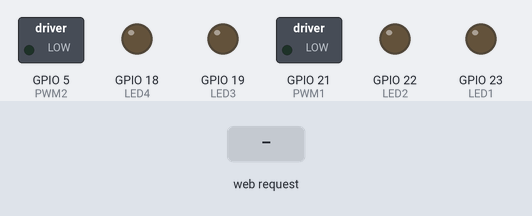
The sketch below on a simulated ESP32. Parts: switched loads named in the sketch (green lamp = pin HIGH), output pins drawn as LEDs (lit = HIGH). Inputs (shaded band) come from the test bench. WiFi joins after 1.5 s; servers stay silent unless stated; what the sketch prints to the serial monitor is not drawn.

Above: at 2.7 s.
2.8 s: HTTP request GET /23H received
At 3.4 s:
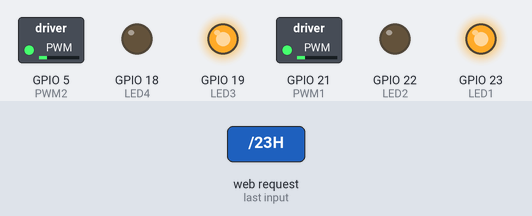
5.3 s: HTTP request GET /23L received
At 6.1 s:
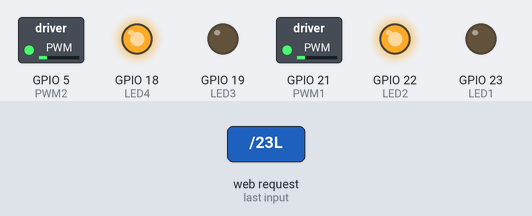
7.8 s: HTTP request GET /22H received
At 8.4 s:
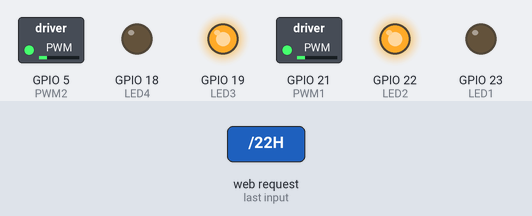
10.3 s: HTTP request GET /22L received
At 11.1 s:
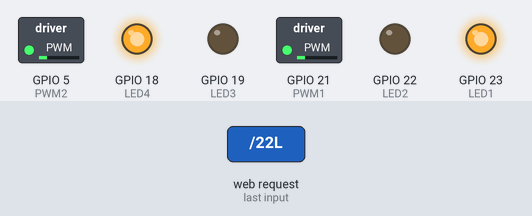
Timing chart, 0 to 13.3 s (numbered marks = the images above; inputs shaded):
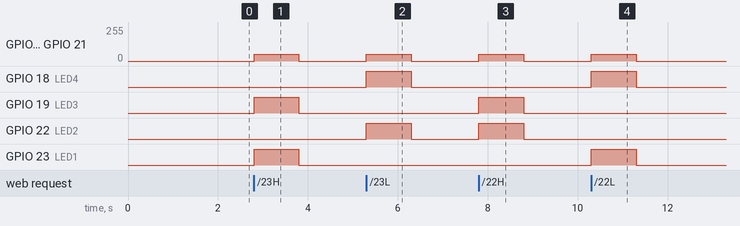

The sketch:

ong-wifi.ino
```cpp
#include <analogWrite.h>
#include <WiFi.h>

const char* ssid     = "kkkkk";
const char* password = "uginokok16";

WiFiServer server(80);
#define LED1 23
#define LED2 22
#define PWM1 21
#define LED3 19
#define LED4 18
#define PWM2 5


void setup() {
  Serial.begin(9600);
  Serial.println();
  Serial.println();
  Serial.print("Connecting to ");
  Serial.println(ssid);

  WiFi.begin(ssid, password);

  while (WiFi.status() != WL_CONNECTED) {
    delay(500);
    Serial.print(".");
  }

  Serial.println("");
  Serial.println("WiFi connected.");
  Serial.println("IP address: ");
  Serial.println(WiFi.localIP());

  server.begin();
  pinMode(LED1, OUTPUT);
  pinMode(LED2, OUTPUT);
  pinMode(PWM1, OUTPUT);
  pinMode(LED3, OUTPUT);
  pinMode(LED4, OUTPUT);
  pinMode(PWM2, OUTPUT);
  digitalWrite(LED1, LOW);
  digitalWrite(LED2, LOW);
  digitalWrite(PWM1, LOW);
  digitalWrite(LED3, LOW);
  digitalWrite(LED4, LOW);
  digitalWrite(PWM2, LOW);
}

void loop() {
  WiFiClient client = server.available();
  if (client) {                             // if you get a client,
    Serial.println("New Client.");           // print a message out the serial port
    String currentLine = "";                // make a String to hold incoming data from the client
    while (client.connected()) {            // loop while the client's connected
      if (client.available()) {             // if there's bytes to read from the client,
        char c = client.read();             // read a byte, then
        Serial.write(c);                    // print it out the serial monitor
        if (c == '\n') {                    // if the byte is a newline character
          // if the current line is blank, you got two newline characters in a row.
          // that's the end of the client HTTP request, so send a response:
          if (currentLine.length() == 0) {
            // HTTP headers always start with a response code (e.g. HTTP/1.1 200 OK)
            // and a content-type so the client knows what's coming, then a blank line:
            client.println("HTTP/1.1 200 OK");
            client.println("Content-type:text/html");
            client.println();

            // the content of the HTTP response follows the header:
            client.print("Click <a href=\"/23H\">here</a> forward. <br>");
            client.print("Click <a href=\"/23L\">here</a> backward.<br>");
            client.print("<br>");

            client.print("Click <a href=\"/22H\">here</a> left. <br>");
            client.print("Click <a href=\"/22L\">here</a> right.<br>");
            client.print("<br>");

            client.print("Click <a href=\"/21H\">here</a> to turn the LED on pin 21 on.<br>");
            client.print("Click <a href=\"/21L\">here</a> to turn the LED on pin 21 off.<br>");
            client.print("<br>");

            client.print("Click <a href=\"/19H\">here</a> to turn the LED on pin 19 on.<br>");
            client.print("Click <a href=\"/19L\">here</a> to turn the LED on pin 19 off.<br>");
            client.print("<br>");

            // The HTTP response ends with another blank line:
            client.println();
            // break out of the while loop:
            break;
          } else {    // if you got a newline, then clear currentLine:
            currentLine = "";
          }
        } else if (c != '\r') {  // if you got anything else but a carriage return character,
          currentLine += c;      // add it to the end of the currentLine
        }

  char ch1;
  ch1 = Serial.read();
  if(currentLine.endsWith("GET /23H")){
    analogWrite(PWM1,50);
    digitalWrite(LED1, HIGH);
    digitalWrite(LED2, LOW);
    analogWrite(PWM2,50);
    digitalWrite(LED3, HIGH);
    digitalWrite(LED4, LOW);
    Serial.println("Motor Forward");
    delay(1000);
  }if(currentLine.endsWith("GET /23L")){
    analogWrite(PWM1,50);
    digitalWrite(LED1, LOW);
    digitalWrite(LED2, HIGH);
    analogWrite(PWM2,50);
    digitalWrite(LED3, LOW);
    digitalWrite(LED4, HIGH);
    Serial.println("Motor Backward");
    delay(1000);
  }if(currentLine.endsWith("GET /22H")){
    analogWrite(PWM1,50);
    digitalWrite(LED1, LOW);
    digitalWrite(LED2, HIGH);
    analogWrite(PWM2,50);
    digitalWrite(LED3, HIGH);
    digitalWrite(LED4, LOW);
    Serial.println("Motor Left");
    delay(1000);}
  if(currentLine.endsWith("GET /22L")){
    analogWrite(PWM1,50);
    digitalWrite(LED1, HIGH);
    digitalWrite(LED2, LOW);
    analogWrite(PWM2,50);
    digitalWrite(LED3, LOW);
    digitalWrite(LED4, HIGH);
    Serial.println("Motor Right");
    delay(1000);}

  else{
    analogWrite(PWM1,0);
    digitalWrite(LED1, LOW);
    digitalWrite(LED2, LOW);
    analogWrite(PWM2,0);
    digitalWrite(LED3, LOW);
    digitalWrite(LED4, LOW);
  }
      }
    }
    client.stop();
    Serial.println("Client Disconnected.");
  }
}
```

Measured:
- after the input at 2.8 s, GPIO 5 (PWM2), GPIO 21 (PWM1): 0/255 → 50/255 at once, → 0/255 1.0 s later; GPIO 19 (LED3), GPIO 23 (LED1): LOW → HIGH at once, → LOW 1.0 s later
- after the input at 5.3 s, GPIO 5 (PWM2), GPIO 21 (PWM1): 0/255 → 50/255 at once, → 0/255 1.0 s later; GPIO 18 (LED4), GPIO 22 (LED2): LOW → HIGH at once, → LOW 1.0 s later
- after the input at 7.8 s, GPIO 5 (PWM2), GPIO 21 (PWM1): 0/255 → 50/255 at once, → 0/255 1.0 s later; GPIO 19 (LED3), GPIO 22 (LED2): LOW → HIGH at once, → LOW 1.0 s later
- after the input at 10.3 s, GPIO 5 (PWM2), GPIO 21 (PWM1): 0/255 → 50/255 at once, → 0/255 1.0 s later; GPIO 18 (LED4), GPIO 23 (LED1): LOW → HIGH at once, → LOW 1.0 s later
